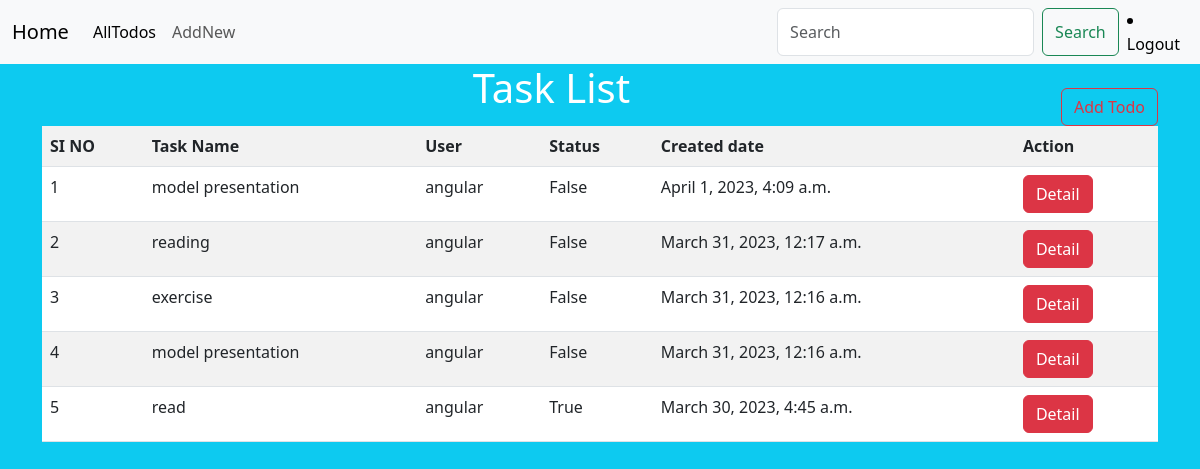
The page /todos/all/ (signed in) on the database its author committed.
### todo/models.py (models this page shows, shortened)
class Task(models.Model):
    task_name=models.CharField(max_length=200)
    user=models.ForeignKey(User,on_delete=models.CASCADE)
    status=models.BooleanField(default=False)
    created_date=models.DateTimeField(auto_now_add=True)

### todo/views.py (the view)
# urls.py: path('todos/all/',views.TaskListView.as_view(),name="todo-list"),
@method_decorator(sign_required,name="dispatch")
class TaskListView(ListView):
    model=Task
    template_name="task-list.html"
    context_object_name="tasks"
    def get_queryset(self):
        return Task.objects.filter(user=self.request.user).order_by("-created_date")

### todo/views.py (called while the page is built)
def sign_required(fn):
    def wrapper(request,*args,**kw):
        if not request.user.is_authenticated:
            messages.error(request,"you have to login")
            return redirect("signin")
        return fn(request,*args,**kw)
    return wrapper

### todo/templates/task-list.html (shortened to what this page needs)
{%extends 'base.html'%}
{%block body_block%}
    <a href="{%url 'todo-add' %}" class="btn btn-outline-danger mt-4" style="float: right;">Add Todo</a>
    <h1 class="text-center">Task List</h1>
    <table class="table table-striped">
        <tr>
                <th>SI NO</th>
                <th>Task Name</th>
                <th>User</th>
                <th>Status</th>
                <th>Created date</th>
                <th>Action</th>
        </tr>
        {%for t in tasks%}
            <tr>
                <td>{{forloop.counter}}</td>
                <td>{{t.task_name}}</td>
                <td>{{t.user}}</td>
                <td>{{t.status}}</td>
                <td>{{t.created_date}}</td>
                <td>
                    <a href="{%url 'todo-detail' t.id%}" class="btn btn-danger text-white">Detail</a>
                </td>
            </tr>
        {%endfor%}
    </table>
{%endblock%}

### todo/templates/base.html (shortened to what this page needs)
<!DOCTYPE html>
<html lang="en">
<head>
    <link href="https://cdn.jsdelivr.net/npm/bootstrap@5.3.0-alpha2/dist/css/bootstrap.min.css" rel="stylesheet">
</head>
<body class="bg-info text-white">
    <nav class="navbar navbar-expand-lg bg-body-tertiary">
        <div class="container-fluid">
          <a class="navbar-brand" href="{%url 'index' %}">Home</a>
          <div class="collapse navbar-collapse" id="navbarSupportedContent">
            <ul class="navbar-nav me-auto mb-2 mb-lg-0">
              <li class="nav-item">
                <a class="nav-link active" aria-current="page" href="{%url 'todo-list' %}">AllTodos</a>
              </li>
              <li class="nav-item">
                <a class="nav-link" href="{%url 'todo-add' %}">AddNew</a>
              </li>
            </ul>
            <form class="d-flex" role="search">
              <input class="form-control me-2" type="search" placeholder="Search" aria-label="Search">
              <button class="btn btn-outline-success" type="submit">Search</button>
              <li class="nav-item text-black me-2 ms-2">
                <a class="nav-link" href="{%url 'signout' %}">Logout</a>
              </li>
            </form>
          </div>
        </div>
      </nav>
     <div class="container">
        {%block body_block%}
        {%endblock%}
     </div>
</body>
</html>

### rows shown on the page
Task: task_name "model presentation", user "angular", status "False", created_date "April 1, 2023, 4:09 a.m."
Task: task_name "reading", user "angular", status "False", created_date "March 31, 2023, 12:17 a.m."
Task: task_name "exercise", user "angular", status "False", created_date "March 31, 2023, 12:16 a.m."
Task: task_name "model presentation", user "angular", status "False", created_date "March 31, 2023, 12:16 a.m."
Task: task_name "read", user "angular", status "True", created_date "March 30, 2023, 4:45 a.m."
